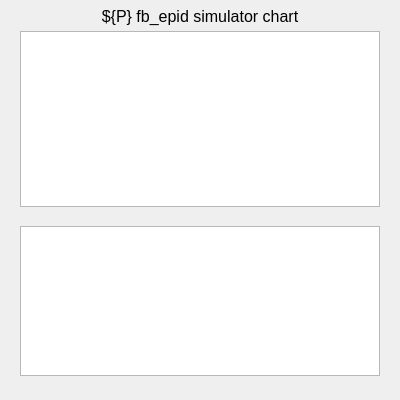
<?xml version="1.0" ?>
<ui version="4.0">
  <class>Dialog</class>
  <widget class="PyDMFrame" name="screen">
    <property name="geometry">
      <rect>
        <x>8</x>
        <y>56</y>
        <width>400</width>
        <height>400</height>
      </rect>
    </property>
    <property name="minimumSize">
      <size>
        <width>400</width>
        <height>400</height>
      </size>
    </property>
    <property name="styleSheet">
      <string notr="true">PyDMFrame#screen {
  color: rgb(0, 0, 0);
  background-color: rgb(187, 193, 135);
  }</string>
    </property>
    <property name="windowTitle">
      <string>fb_epid_chart</string>
    </property>
    <layout class="QGridLayout" name="gridLayout" columnstretch="20,360,20" rowstretch="6,20,5,176,19,150,24">
      <property name="leftMargin">
        <number>0</number>
      </property>
      <property name="topMargin">
        <number>0</number>
      </property>
      <property name="rightMargin">
        <number>0</number>
      </property>
      <property name="bottomMargin">
        <number>0</number>
      </property>
      <property name="horizontalSpacing">
        <number>0</number>
      </property>
      <property name="verticalSpacing">
        <number>0</number>
      </property>
      <item row="1" column="1">
        <widget class="QLabel" name="text">
          <property name="geometry">
            <rect>
              <x>20</x>
              <y>6</y>
              <width>360</width>
              <height>20</height>
            </rect>
          </property>
          <property name="sizePolicy">
            <sizepolicy hsizetype="Ignored" vsizetype="Ignored">
              <horstretch>0</horstretch>
              <verstretch>0</verstretch>
            </sizepolicy>
          </property>
          <property name="text">
            <string>${P} fb_epid simulator chart</string>
          </property>
          <property name="font">
            <font>
              <pointsize>12</pointsize>
            </font>
          </property>
          <property name="brush" stdset="0">
            <brush brushstyle="SolidPattern">
              <color alpha="255">
                <red>0</red>
                <green>0</green>
                <blue>0</blue>
              </color>
            </brush>
          </property>
          <property name="toolTip">
            <string>text</string>
          </property>
          <property name="alignment">
            <set>Qt::AlignCenter</set>
          </property>
          <property name="styleSheet">
            <string notr="true">QLabel#text {
  color: rgb(0, 0, 0);
  }</string>
          </property>
        </widget>
      </item>
      <item row="3" column="1">
        <widget class="PyDMTimePlot" name="strip_chart">
          <property name="geometry">
            <rect>
              <x>20</x>
              <y>31</y>
              <width>360</width>
              <height>176</height>
            </rect>
          </property>
          <property name="sizePolicy">
            <sizepolicy hsizetype="Ignored" vsizetype="Ignored">
              <horstretch>0</horstretch>
              <verstretch>0</verstretch>
            </sizepolicy>
          </property>
          <property name="toolTip">
            <string>strip_chart</string>
          </property>
          <property name="title" stdset="0">
            <string>signal (R) &amp; set point (Y)</string>
          </property>
          <property name="curves" stdset="0">
            <stringlist>
              <string>{&quot;color&quot;: &quot;#fd0000&quot;, &quot;lineStyle&quot;: 1, &quot;lineWidth&quot;: 1, &quot;channel&quot;: &quot;ca://${P}.CVAL&quot;, &quot;name&quot;: &quot;$(P).CVAL&quot;}</string>
              <string>{&quot;color&quot;: &quot;#f9da3c&quot;, &quot;lineStyle&quot;: 1, &quot;lineWidth&quot;: 1, &quot;channel&quot;: &quot;ca://${P}.VAL&quot;, &quot;name&quot;: &quot;$(P).VAL&quot;}</string>
            </stringlist>
          </property>
        </widget>
      </item>
      <item row="5" column="1">
        <widget class="PyDMTimePlot" name="strip_chart_1">
          <property name="geometry">
            <rect>
              <x>20</x>
              <y>226</y>
              <width>360</width>
              <height>150</height>
            </rect>
          </property>
          <property name="sizePolicy">
            <sizepolicy hsizetype="Ignored" vsizetype="Ignored">
              <horstretch>0</horstretch>
              <verstretch>0</verstretch>
            </sizepolicy>
          </property>
          <property name="toolTip">
            <string>strip_chart_1</string>
          </property>
          <property name="title" stdset="0">
            <string>following error</string>
          </property>
          <property name="curves" stdset="0">
            <stringlist>
              <string>{&quot;color&quot;: &quot;#fd0000&quot;, &quot;lineStyle&quot;: 1, &quot;lineWidth&quot;: 1, &quot;channel&quot;: &quot;ca://${P}.ERR&quot;, &quot;name&quot;: &quot;$(P).ERR&quot;}</string>
            </stringlist>
          </property>
        </widget>
      </item>
    </layout>
    <zorder>text</zorder>
    <zorder>strip_chart</zorder>
    <zorder>strip_chart_1</zorder>
  </widget>
  <customwidgets>
    <customwidget>
      <class>PyDMLabel</class>
      <extends>QLabel</extends>
      <header>pydm.widgets.label</header>
    </customwidget>
    <customwidget>
      <class>PyDMTimePlot</class>
      <extends>QGraphicsView</extends>
      <header>pydm.widgets.timeplot</header>
    </customwidget>
    <customwidget>
      <class>PyDMFrame</class>
      <extends>QFrame</extends>
      <header>pydm.widgets.frame</header>
    </customwidget>
  </customwidgets>
</ui>
